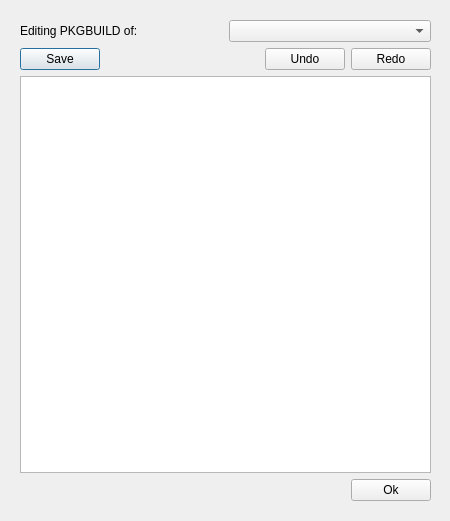
<ui version="4.0" >
 <class>editPBDialog</class>
 <widget class="QDialog" name="editPBDialog" >
  <property name="geometry" >
   <rect>
    <x>0</x>
    <y>0</y>
    <width>450</width>
    <height>521</height>
   </rect>
  </property>
  <property name="windowTitle" >
   <string>Editing PKGBUILD</string>
  </property>
  <widget class="QWidget" name="layoutWidget" >
   <property name="geometry" >
    <rect>
     <x>20</x>
     <y>20</y>
     <width>411</width>
     <height>481</height>
    </rect>
   </property>
   <layout class="QVBoxLayout" >
    <item>
     <layout class="QHBoxLayout" >
      <item>
       <widget class="QLabel" name="editingLabel" >
        <property name="text" >
         <string>Editing PKGBUILD of:</string>
        </property>
       </widget>
      </item>
      <item>
       <widget class="QComboBox" name="packagesBox" />
      </item>
     </layout>
    </item>
    <item>
     <layout class="QHBoxLayout" >
      <item>
       <widget class="QPushButton" name="saveButton" >
        <property name="text" >
         <string>Save</string>
        </property>
        <property name="icon" >
         <iconset resource="qtpacman.qrc" >:/Icons/icons/document-open.png</iconset>
        </property>
       </widget>
      </item>
      <item>
       <spacer>
        <property name="orientation" >
         <enum>Qt::Horizontal</enum>
        </property>
        <property name="sizeHint" >
         <size>
          <width>40</width>
          <height>20</height>
         </size>
        </property>
       </spacer>
      </item>
      <item>
       <widget class="QPushButton" name="undoButton" >
        <property name="text" >
         <string>Undo</string>
        </property>
        <property name="icon" >
         <iconset resource="qtpacman.qrc" >:/Icons/icons/edit-delete.png</iconset>
        </property>
       </widget>
      </item>
      <item>
       <widget class="QPushButton" name="redoButton" >
        <property name="text" >
         <string>Redo</string>
        </property>
        <property name="icon" >
         <iconset resource="qtpacman.qrc" >:/Icons/icons/edit-redo.png</iconset>
        </property>
       </widget>
      </item>
     </layout>
    </item>
    <item>
     <widget class="QTextEdit" name="PBEdit" >
      <property name="lineWrapMode" >
       <enum>QTextEdit::NoWrap</enum>
      </property>
      <property name="acceptRichText" >
       <bool>false</bool>
      </property>
     </widget>
    </item>
    <item>
     <layout class="QHBoxLayout" >
      <item>
       <spacer>
        <property name="orientation" >
         <enum>Qt::Horizontal</enum>
        </property>
        <property name="sizeHint" >
         <size>
          <width>40</width>
          <height>20</height>
         </size>
        </property>
       </spacer>
      </item>
      <item>
       <widget class="QPushButton" name="closeButton" >
        <property name="text" >
         <string>Ok</string>
        </property>
        <property name="icon" >
         <iconset resource="qtpacman.qrc" >:/Icons/icons/dialog-ok-apply.png</iconset>
        </property>
       </widget>
      </item>
     </layout>
    </item>
   </layout>
  </widget>
 </widget>
 <resources>
  <include location="qtpacman.qrc" />
 </resources>
 <connections>
  <connection>
   <sender>redoButton</sender>
   <signal>clicked()</signal>
   <receiver>PBEdit</receiver>
   <slot>redo()</slot>
   <hints>
    <hint type="sourcelabel" >
     <x>380</x>
     <y>70</y>
    </hint>
    <hint type="destinationlabel" >
     <x>225</x>
     <y>277</y>
    </hint>
   </hints>
  </connection>
  <connection>
   <sender>undoButton</sender>
   <signal>clicked()</signal>
   <receiver>PBEdit</receiver>
   <slot>undo()</slot>
   <hints>
    <hint type="sourcelabel" >
     <x>279</x>
     <y>70</y>
    </hint>
    <hint type="destinationlabel" >
     <x>225</x>
     <y>277</y>
    </hint>
   </hints>
  </connection>
 </connections>
</ui>
